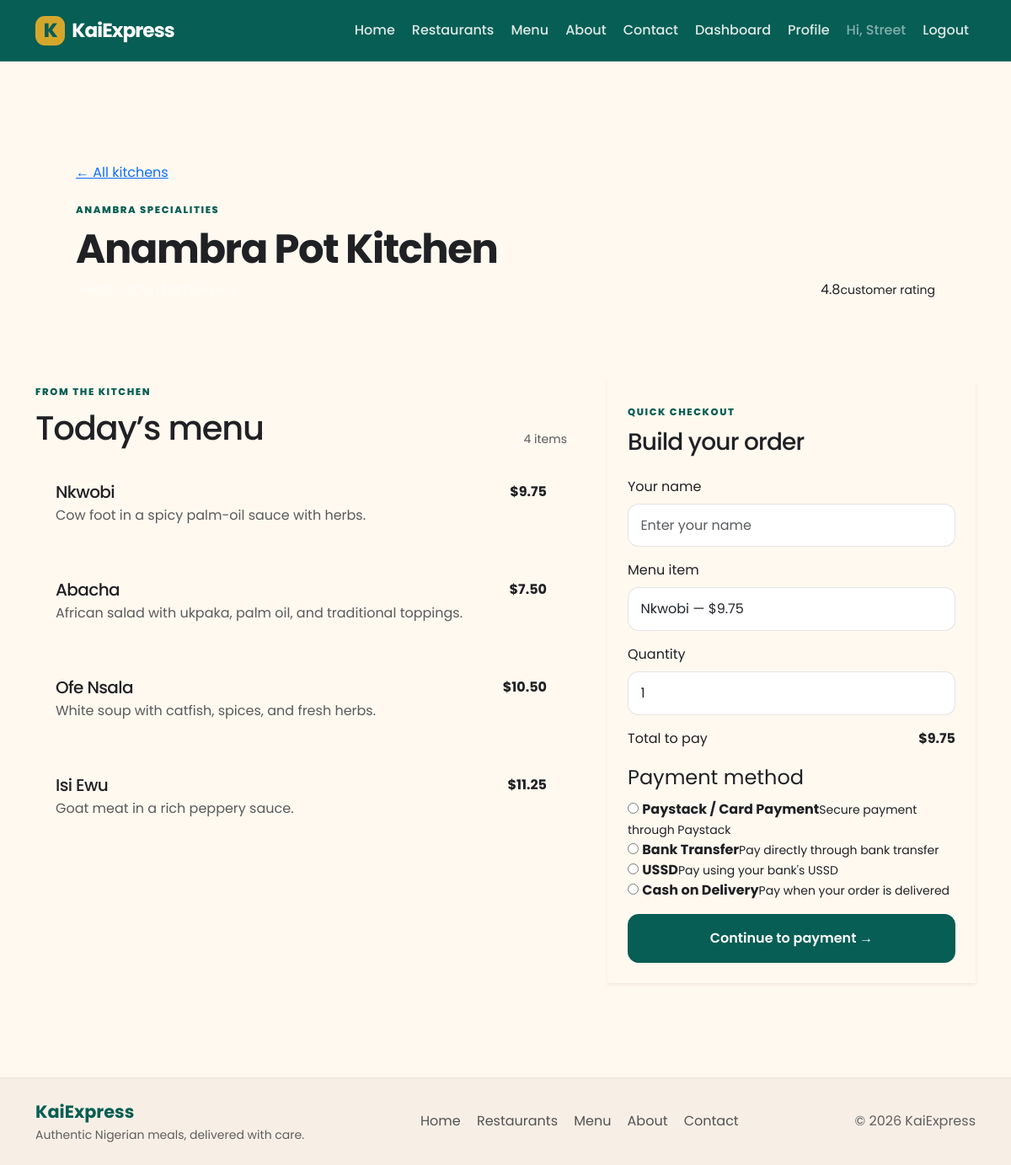
/restaurant/14 (signed in), run on the app's committed database.
### packages/models.py (models this page shows, shortened)
class User(db.Model, UserMixin):
    __tablename__ = "users"
    id = db.Column(db.Integer, primary_key=True)
    name = db.Column(db.String(100), nullable=False)
    email = db.Column(db.String(120), unique=True, nullable=False)
    password_hash = db.Column(db.String(255), nullable=False)
    is_restaurant = db.Column(db.Boolean, default=False)
    cuisine = db.Column(db.String(80))
    city = db.Column(db.String(80))
    menu_items = db.relationship(
        "MenuItem",
        backref="restaurant",
        lazy=True
    )
    customer_orders = db.relationship(
        "Order",
        foreign_keys="Order.customer_id",
        backref="customer",
        lazy=True
    )
    restaurant_orders = db.relationship(
        "Order",
        foreign_keys="Order.restaurant_id",
        backref="restaurant",
        lazy=True
    )

class MenuItem(db.Model):
    __tablename__ = "menu_items"
    id = db.Column(db.Integer, primary_key=True)
    title = db.Column(db.String(120), nullable=False)
    description = db.Column(db.Text, nullable=False)
    price = db.Column(db.Float, nullable=False)
    restaurant_id = db.Column(
        db.Integer,
        db.ForeignKey("users.id"),
        nullable=False
    )

### packages/user_routes.py (the view)
    @app.route("/restaurant/<int:restaurant_id>")
    @login_required
    def restaurant_page(restaurant_id):
        restaurant = User.query.filter_by(id=restaurant_id, is_restaurant=True).first()
        if not restaurant:
            return redirect(url_for("home"))
        menu = MenuItem.query.filter_by(restaurant_id=restaurant_id).all()
        return render_template("user/restaurant.html", restaurant=restaurant, menu=menu)

### packages/templates/user/restaurant.html (shortened to what this page needs)
{% extends "base.html" %}
{% block content %}
<section class="restaurant-header p-4 p-lg-5 mb-5">
  <div class="d-flex flex-wrap justify-content-between align-items-end gap-4">
    <div><a class="back-link" href="{{ url_for('home') }}">&larr; All kitchens</a><span class="eyebrow d-block mt-4">{{ restaurant.cuisine }}</span><h1 class="display-5 fw-bold mt-2 mb-2">{{ restaurant.name }}</h1><p class="mb-0 text-white-50">{{ restaurant.city }} &middot; Open for delivery</p></div>
    <div class="header-rating"><span>4.8</span><small>customer rating</small></div>
  </div>
</section>
<div class="row g-5 align-items-start">
  <div class="col-lg-7">
    <div class="d-flex justify-content-between align-items-end mb-3"><div><span class="eyebrow text-primary">FROM THE KITCHEN</span><h2 class="h1 mt-2 mb-0">Today&rsquo;s menu</h2></div><span class="text-body-secondary small">{{ menu|length }} items</span></div>
    <div class="vstack gap-3">
      {% for item in menu %}
      <article class="menu-row p-3 p-sm-4">
        <div class="d-flex justify-content-between gap-3"><div><h3 class="h5 mb-1">{{ item.title }}</h3><p class="text-body-secondary mb-0">{{ item.description }}</p></div><strong class="price">${{ '%.2f'|format(item.price) }}</strong></div>
      </article>
      {% else %}
      <div class="empty-state p-4"><p class="mb-0">This kitchen is still updating its menu.</p></div>
      {% endfor %}
    </div>
  </div>
  <div class="col-lg-5">
      <div class="order-panel p-4 shadow-sm sticky-lg-top">
      <span class="eyebrow text-primary">QUICK CHECKOUT</span><h2 class="h3 mt-2 mb-4">Build your order</h2>
        <form id="checkout-form" action="{{ url_for('place_order', restaurant_id=restaurant.id) }}" method="post">
          <div class="mb-3">
            <label class="form-label">Your name</label>
            <input type="text" name="customer_name" class="form-control" placeholder="Enter your name" required>
          </div>
          <div class="mb-3">
            <label class="form-label">Menu item</label>
            <select name="item_id" class="form-select" required>
              {% for item in menu %}
              <option value="{{ item.id }}">{{ item.title }} — ${{ '%.2f'|format(item.price) }}</option>
              {% endfor %}
            </select>
          </div>
          <div class="mb-3">
            <label class="form-label">Quantity</label>
            <input type="number" name="quantity" class="form-control" min="1" value="1" required>
          </div>
          <div class="checkout-total d-flex justify-content-between align-items-center mb-3">
            <span>Total to pay</span>
            <strong id="checkout-total">$0.00</strong>
          </div>
          <fieldset class="mb-3">
            <legend class="form-label mb-2">Payment method</legend>
            <div class="payment-options">
              <label class="payment-option">
                <input type="radio" name="payment_method" value="card" required>
                <span><strong>Paystack / Card Payment</strong><small>Secure payment through Paystack</small></span>
              </label>
              <label class="payment-option">
                <input type="radio" name="payment_method" value="bank_transfer">
                <span><strong>Bank Transfer</strong><small>Pay directly through bank transfer</small></span>
              </label>
              <label class="payment-option">
                <input type="radio" name="payment_method" value="ussd">
                <span><strong>USSD</strong><small>Pay using your bank's USSD</small></span>
              </label>
              <label class="payment-option">
                <input type="radio" name="payment_method" value="cash_on_delivery">
                <span><strong>Cash on Delivery</strong><small>Pay when your order is delivered</small></span>
              </label>
            </div>
          </fieldset>
          <button type="submit" class="btn btn-dark w-100 py-3"><span id="checkout-button-label">Continue to payment</span> <span aria-hidden="true">&rarr;</span></button>
        </form>
      </div>
  </div>
</div>
{% endblock %}

### packages/templates/base.html (shortened to what this page needs)
<!doctype html>
<html lang="en">
  <head>
    <link href="https://cdn.jsdelivr.net/npm/bootstrap@5.3.3/dist/css/bootstrap.min.css" rel="stylesheet">
    <link href="{{ url_for('static', filename='app.css') }}" rel="stylesheet">
  </head>
  <body>
    <nav class="navbar navbar-expand-lg navbar-dark" aria-label="Main navigation">
      <div class="container">
        <a class="navbar-brand fw-bold d-flex align-items-center gap-2" href="{{ url_for('home') }}">
          <span class="brand-mark">K</span>
          <span>KaiExpress</span>
        </a>
        <div class="collapse navbar-collapse" id="navMenu">
          <ul class="navbar-nav ms-auto mb-2 mb-lg-0 align-items-lg-center gap-lg-1">
            <li class="nav-item"><a class="nav-link {% if request.endpoint == 'home' %}active{% endif %}" href="{{ url_for('home') }}">Home</a></li>
            <li class="nav-item"><a class="nav-link {% if request.endpoint == 'restaurants_page' %}active{% endif %}" href="{{ url_for('restaurants_page') }}">Restaurants</a></li>
            <li class="nav-item"><a class="nav-link {% if request.endpoint == 'menu_page' %}active{% endif %}" href="{{ url_for('menu_page') }}">Menu</a></li>
            <li class="nav-item"><a class="nav-link {% if request.endpoint == 'about_page' %}active{% endif %}" href="{{ url_for('about_page') }}">About</a></li>
            <li class="nav-item"><a class="nav-link {% if request.endpoint == 'contact_page' %}active{% endif %}" href="{{ url_for('contact_page') }}">Contact</a></li>
            {% if session.get('platform_admin_authenticated') %}
              <li class="nav-item"><a class="nav-link {% if request.endpoint == 'platform_admin_dashboard' %}active{% endif %}" href="{{ url_for('platform_admin_dashboard') }}">Admin dashboard</a></li>
              <li class="nav-item"><a class="nav-link" href="{{ url_for('platform_admin_logout') }}">Log out</a></li>
            {% elif current_user.is_authenticated %}
              {% if current_user.is_restaurant %}
                <li class="nav-item"><a class="nav-link" href="{{ url_for('restaurant_dashboard') }}">Dashboard</a></li>
                <li class="nav-item"><a class="nav-link" href="{{ url_for('restaurant_profile') }}">Profile</a></li>
              {% else %}
                <li class="nav-item"><a class="nav-link" href="{{ url_for('orders') }}">My Orders</a></li>
              {% endif %}
              <li class="nav-item"><span class="nav-link text-white-50">Hi, {{ current_user.name.split(' ')[0] }}</span></li>
              <li class="nav-item"><a class="nav-link" href="{{ url_for('restaurant_logout' if current_user.is_restaurant else 'logout') }}">Logout</a></li>
            {% endif %}
          </ul>
        </div>
      </div>
    </nav>
    <main id="main-content" class="container my-5">
      {% block content %}{% endblock %}
    </main>
    <footer class="site-footer" id="contact">
      <div class="container d-flex flex-wrap justify-content-between gap-3 align-items-center">
        <div>
          <div class="footer-brand">KaiExpress</div>
          <small>Authentic Nigerian meals, delivered with care.</small>
        </div>
        <div class="footer-links">
          <a href="{{ url_for('home') }}">Home</a>
          <a href="{{ url_for('restaurants_page') }}">Restaurants</a>
          <a href="{{ url_for('menu_page') }}">Menu</a>
          <a href="{{ url_for('about_page') }}">About</a>
          <a href="{{ url_for('contact_page') }}">Contact</a>
        </div>
        <div class="footer-copy">&copy; 2026 KaiExpress</div>
      </div>
    </footer>
  </body>
</html>

### packages/static/app.css (style rules this page uses)
:root { --kai-emerald: #075E54; --kai-gold: #D4A72C; --kai-cream: #FFF9F0; --kai-charcoal: #202124; --kai-white: #FFFFFF; --kai-terracotta: #C85C3B; --kai-sand: #F4EAE0; --kai-line: rgba(20, 25, 30, 0.08); --kai-shadow: rgba(15, 23, 42, 0.08); --bs-primary: var(--kai-emerald); --bs-primary-rgb: 7, 94, 84; }
html, body { min-height: 100%; }
body { display: flex; flex-direction: column; background: var(--kai-cream); color: var(--kai-charcoal); font-family: 'Poppins', sans-serif; }
main { flex: 1 0 auto; }
h1, h2, h3, h4, h5, h6 { color: var(--kai-charcoal); letter-spacing: -0.03em; }
p { margin-bottom: 0; }
.btn { border-radius: 0.8rem; font-weight: 600; padding: 0.75rem 1.2rem; }
.form-control, .form-select { border-radius: 0.8rem; padding: 0.8rem 0.9rem; border: 1px solid rgba(32, 33, 36, 0.12); background: var(--kai-white); }
.navbar { background: var(--kai-emerald); border-bottom: 1px solid rgba(255,255,255,0.08); padding: 0.85rem 0; }
.navbar .nav-link { border-radius: 0.6rem; color: rgba(255,255,255,0.86); font-weight: 500; padding: 0.55rem 0.75rem; }
.navbar-brand { letter-spacing: -0.04em; font-size: 1.45rem; }
.brand-mark { display: grid; width: 2.2rem; height: 2.2rem; place-items: center; border-radius: 0.7rem; color: var(--kai-emerald); background: var(--kai-gold); font-weight: 800; }
.eyebrow { display: inline-block; font-size: 0.72rem; font-weight: 800; letter-spacing: 0.14em; text-transform: uppercase; color: var(--kai-emerald); }
.btn-dark { background: var(--kai-emerald); border-color: var(--kai-emerald); }
.site-footer { background: #f7efe6; border-top: 1px solid rgba(20,25,30,0.06); padding: 1.5rem 0; margin-top: 4rem; }
.footer-brand { font-size: 1.3rem; font-weight: 700; color: var(--kai-emerald); }
.footer-links { display: flex; gap: 1.2rem; flex-wrap: wrap; }
.footer-links a { color: rgba(32,33,36,0.76); text-decoration: none; }
.footer-copy, .site-footer small { color: rgba(32,33,36,0.7); }

### data on the page
User: name "Street"
User: cuisine "ANAMBRA SPECIALITIES", name "Anambra Pot Kitchen"
MenuItem: title "Nkwobi", description "Cow foot in a spicy palm-oil sauce with herbs.", price "9.75"
MenuItem: title "Abacha", description "African salad with ukpaka, palm oil, and traditional toppings.", price "7.50"
MenuItem: title "Ofe Nsala", description "White soup with catfish, spices, and fresh herbs.", price "10.50"
MenuItem: title "Isi Ewu", description "Goat meat in a rich peppery sauce.", price "11.25"

### other printed values
{{ menu|length }} "4"
form field item_id "Nkwobi — $9.75"
